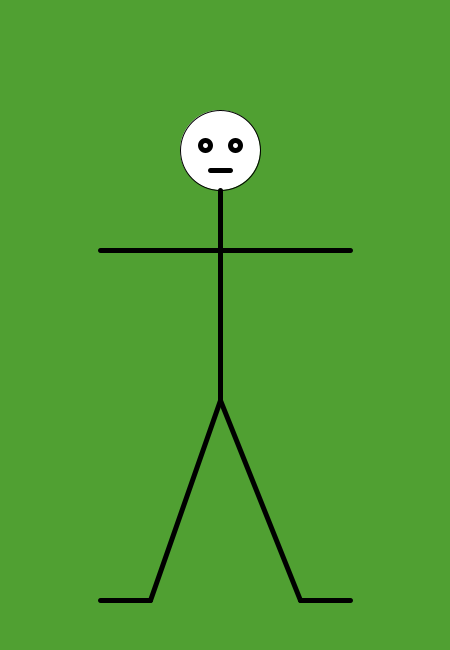
Frame 1 (no input)
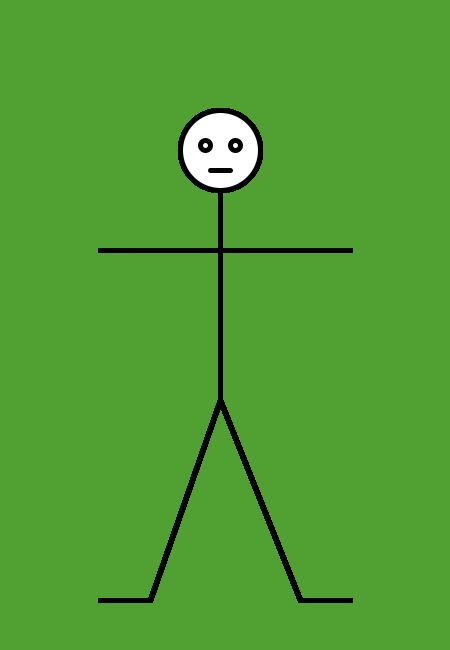
Frame 60 (the mouse pressed at the canvas centre just before this capture)
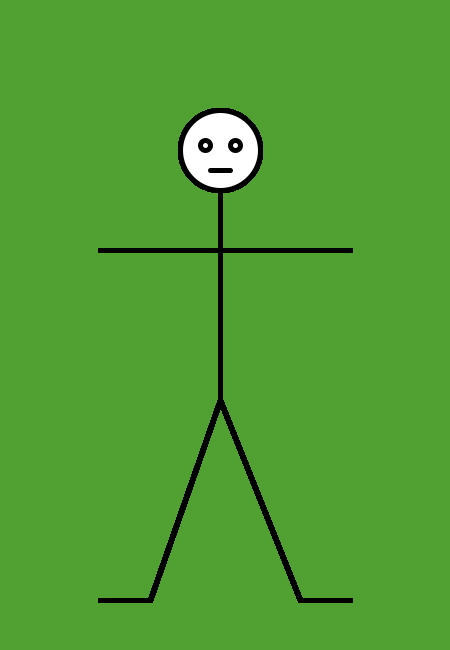
Frame 120 (the mouse held since frame 60 and released just before this capture)

The Processing sketch that drew these frames (run headless with seeded random() and noise(); from frame 60 on, the mouse is pressed at the canvas centre):

// Processing sketch: processing_88027
// ── processing_88027.pde

int RED = 80; //value for red
int GREEN = 160; //value for green
int BLUE = 50; //value for blue
int ellipseSize = 80; //value for ellipse

void setup(){
  size (450, 650); //size of applet
  background (RED, GREEN, BLUE); //background colour
} 
void draw(){
  ellipse (220, 150, ellipseSize, ellipseSize); //circle for head
  strokeWeight(5); //value for stroke - 5 pixels
  stroke(0); //colour value - black
  line(220, 190, 220, 400); //line for body
  line(350, 250, 100, 250); //line for arms
  line(220, 400, 300, 600); //line for right leg
  line(220, 400, 150, 600); //line for left leg
  line(350, 600, 300, 600); //line for right foot
  line(100, 600, 150, 600); //line for left foot
  ellipse(205, 145, 10, 10); //circle for right eye
  ellipse(235, 145, 10, 10); //circle for left eye
  line(210, 170, 230, 170); //line for mouth
  }
